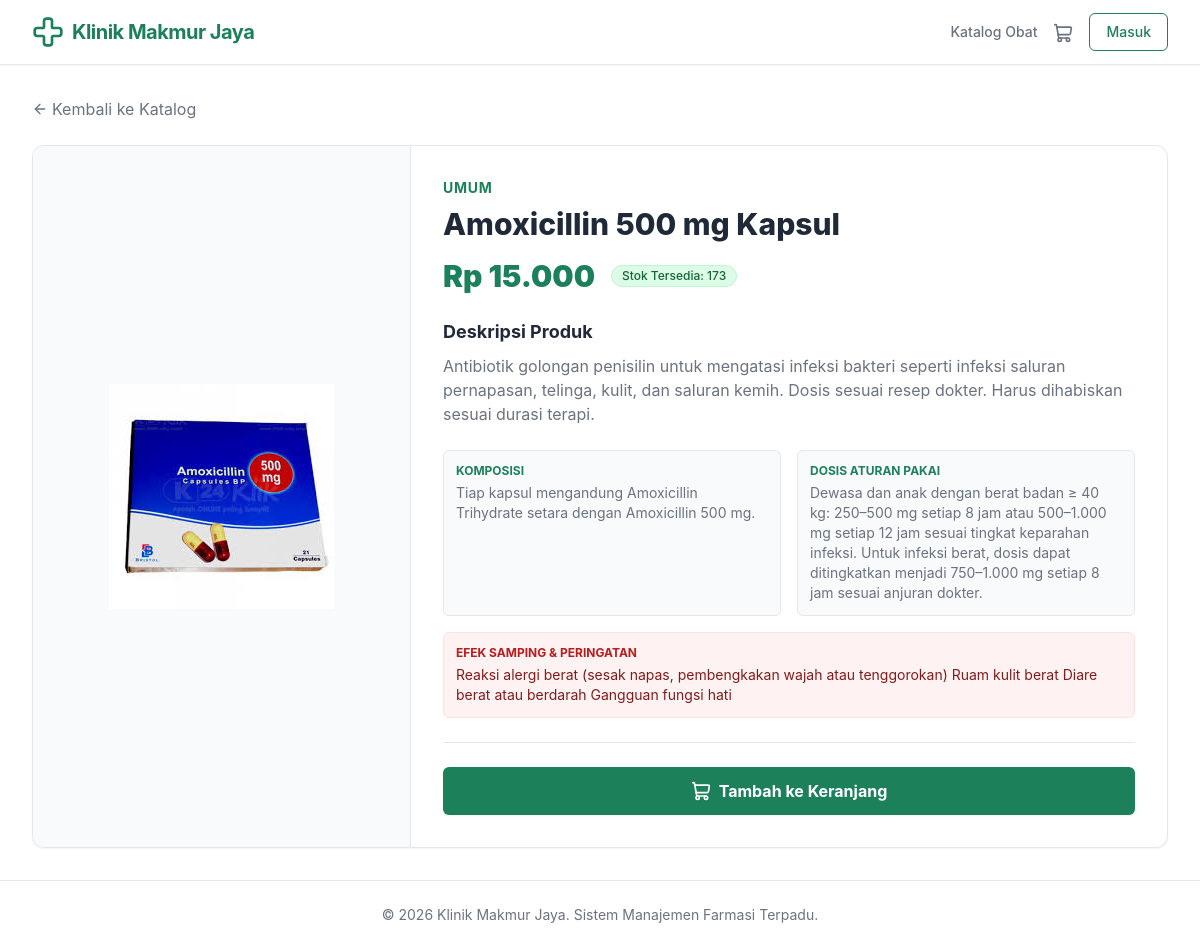
Page /obat/amoxicillin-500-mg-kapsul on the committed database.
### app/models/models.py (models this page shows)
class Medicine(Base):
    __tablename__ = "medicines"
    id = Column(String, primary_key=True, default=generate_uuid)
    name = Column(String, nullable=False)
    slug = Column(String, unique=True, nullable=False)
    price = Column(Float, nullable=False)
    description = Column(Text, nullable=True)
    composition = Column(Text, nullable=True) # BNSP requirement: komposisi
    dosage = Column(Text, nullable=True) # BNSP requirement: dosis
    side_effects = Column(Text, nullable=True) # BNSP requirement: efek samping
    image_url = Column(String, nullable=True) # New field for image upload
    category_id = Column(String, ForeignKey("categories.id"), nullable=False)
    supplier_id = Column(String, ForeignKey("suppliers.id"), nullable=True)
    category = relationship("Category", back_populates="medicines")
    supplier = relationship("Supplier", back_populates="medicines")
    batches = relationship("InventoryBatch", back_populates="medicine")
    order_items = relationship("OrderItem", back_populates="medicine")

### app/api/web.py (the view)
@router.get("/obat/{slug}", response_class=HTMLResponse)
def read_medicine_detail(slug: str, request: Request, db: Session = Depends(get_db), current_user = Depends(deps.get_current_user)):
    medicine = medicine_repo.get_by_slug(db, slug=slug)
    if not medicine:
        return HTMLResponse(content="Obat tidak ditemukan", status_code=404)
    total_stock = sum([b.quantity for b in medicine.batches if b.expiry_date > datetime.utcnow()])
    medicine_dict = medicine.__dict__.copy()
    medicine_dict["stock"] = total_stock
    return templates.TemplateResponse(request=request, name="detail_obat.html",
        context={"user": current_user, "medicine": medicine_dict})

### app/templates/detail_obat.html (shortened to what this page needs)
{% extends "base.html" %}
{% block content %}
<div class="mb-6">
    <a href="/katalog" class="text-k24-textSecondary hover:text-k24-primary flex items-center transition-colors">
        <i data-lucide="arrow-left" class="w-4 h-4 mr-1"></i> Kembali ke Katalog
    </a>
</div>
<div class="bg-white rounded-xl shadow-sm border border-k24-border overflow-hidden" x-data="cartStore()">
    <div class="flex flex-col md:flex-row">
        <div class="md:w-1/3 bg-gray-50 flex items-center justify-center p-12 border-b md:border-b-0 md:border-r border-k24-border">
            {% if medicine.image_url %}
            <img src="{{ medicine.image_url }}" alt="{{ medicine.name }}" class="max-w-full h-auto object-contain">
            {% else %}
            <i data-lucide="pill" class="w-32 h-32 text-gray-300"></i>
            {% endif %}
        </div>
        <div class="md:w-2/3 p-8 flex flex-col justify-between">
            <div>
                <div class="text-sm font-bold text-k24-primary uppercase tracking-wider mb-2">{{ medicine.category.name if medicine.category else 'Umum' }}</div>
                <h1 class="text-3xl font-extrabold text-k24-textPrimary mb-4">{{ medicine.name }}</h1>
                <div class="flex items-center mb-6">
                    <span class="text-3xl font-black text-k24-primary">Rp {{ "{:,.0f}".format(medicine.price).replace(',', '.') }}</span>
                    {% if medicine.stock and medicine.stock > 0 %}
                    <span class="ml-4 inline-flex items-center px-2.5 py-0.5 rounded-full text-xs font-medium bg-green-100 text-green-800 border border-green-200">
                        Stok Tersedia: {{ medicine.stock }}
                    </span>
                    {% else %}
                    <span class="ml-4 inline-flex items-center px-2.5 py-0.5 rounded-full text-xs font-medium bg-red-100 text-red-800 border border-red-200">
                        Stok Habis
                    </span>
                    {% endif %}
                </div>
                <div class="prose prose-sm text-k24-textSecondary mb-6 max-w-none">
                    <h3 class="text-lg font-bold text-k24-textPrimary mb-2">Deskripsi Produk</h3>
                    <p>{{ medicine.description or 'Tidak ada deskripsi tersedia untuk produk ini.' }}</p>
                    <div class="grid grid-cols-1 md:grid-cols-2 gap-4 mt-6">
                        <div class="bg-gray-50 p-3 rounded-md border border-k24-border">
                            <h4 class="font-bold text-k24-primary text-xs uppercase mb-1">Komposisi</h4>
                            <p class="text-sm">{{ medicine.composition or '-' }}</p>
                        </div>
                        <div class="bg-gray-50 p-3 rounded-md border border-k24-border">
                            <h4 class="font-bold text-k24-primary text-xs uppercase mb-1">Dosis Aturan Pakai</h4>
                            <p class="text-sm">{{ medicine.dosage or '-' }}</p>
                        </div>
                        <div class="bg-red-50 p-3 rounded-md border border-red-100 col-span-1 md:col-span-2">
                            <h4 class="font-bold text-red-700 text-xs uppercase mb-1">Efek Samping & Peringatan</h4>
                            <p class="text-sm text-red-900">{{ medicine.side_effects or '-' }}</p>
                        </div>
                    </div>
                </div>
            </div>
            <div class="flex flex-col sm:flex-row gap-4 pt-6 border-t border-k24-border">
                {% if not user or (user.role and user.role.name in ['Pelanggan', 'Customer']) %}
                <button
                    @click="addToCart('{{ medicine.id }}', '{{ medicine.name }}', {{ medicine.price }}, '{{ medicine.image_url or '' }}')"
                    class="flex-1 bg-k24-primary hover:bg-green-700 text-white font-bold py-3 px-6 rounded-md transition-colors disabled:opacity-50 disabled:cursor-not-allowed flex items-center justify-center shadow-sm"
                >
                    <i data-lucide="shopping-cart" class="w-5 h-5 mr-2"></i> Tambah ke Keranjang
                </button>
                {% else %}
                <div class="flex-1 bg-gray-100 text-gray-500 font-bold py-3 px-6 rounded-md flex items-center justify-center shadow-sm cursor-not-allowed">
                    Hanya untuk Pelanggan
                </div>
                {% endif %}
            </div>
        </div>
    </div>
</div>
{% endblock %}

### app/templates/base.html (style rules this page uses)
body { background-color: theme('colors.k24.bg'); color: theme('colors.k24.textPrimary'); }

### rows in the picture
Medicine: image_url (picture), name "Amoxicillin 500 mg Kapsul", price "15.000", description "Antibiotik golongan penisilin untuk mengatasi infeksi bakteri seperti infeksi saluran pernapasan, telinga, kulit, dan saluran kemih. Dosis sesuai resep dokter. Harus dihabiskan sesuai durasi terapi.", composition "Tiap kapsul mengandung Amoxicillin Trihydrate setara dengan Amoxicillin 500 mg.", dosage "Dewasa dan anak dengan berat badan ≥ 40 kg: 250–500 mg setiap 8 jam atau 500–1.000 mg setiap 12 jam sesuai tingkat keparahan infeksi. Untuk infeksi berat, dosis dapat ditingkatkan menjadi 750–1.000 mg setiap 8 jam sesuai anjuran dokter.", side_effects "Reaksi alergi berat (sesak napas, pembengkakan wajah atau tenggorokan) Ruam kulit berat Diare berat atau berdarah Gangguan fungsi hati"

### other values in the picture
{{ medicine.category.name if medicine.category else 'Umum' }} "UMUM"
{{ medicine.stock }} "173"
